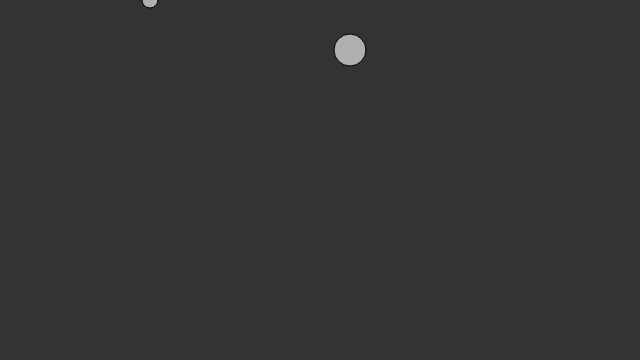
Frame 1 (no input)
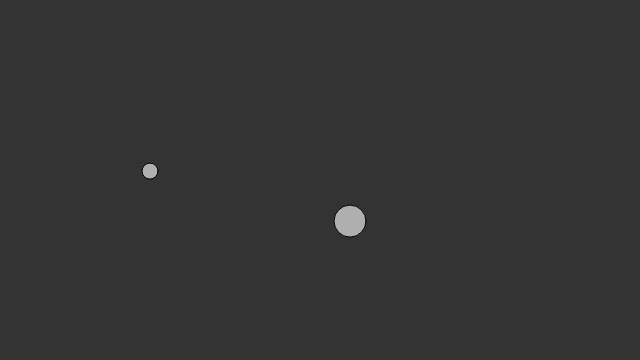
Frame 60 (no input)
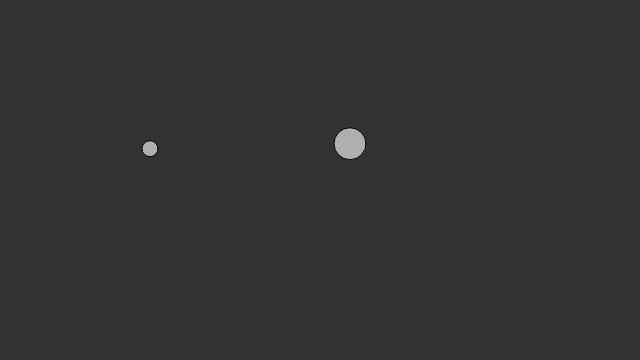
Frame 120 (the mouse pressed at the canvas centre since frame 60)

The p5.js sketch that drew these frames (run headless with seeded random() and noise() and a simulated clock; from frame 60 on, the mouse is pressed at the canvas centre):

// p5.js sketch
// ── sketch.js
// Learning Processing
// Daniel Shiffman
// http://www.learningprocessing.com

// Exercise 8-5: Rewrite the gravity example from 
// Chapter 5 using objects with a Ball class. 
// Include two instances of a Ball object.

// Two ball objects
var ball1;
var ball2;

// Global gravity variable
var gravity = 0.1;  

function setup() { 
  createCanvas(640,360); 
  
  // Create ball objects
  ball1 = new Ball(150,0,16);
  ball2 = new Ball(350,50,32);
} 

function draw() { 
  background(51); 
  
  // Display ball objects
  ball1.display();
  ball2.display();

  // Move ball objects
  ball1.update();
  ball2.update();

} 

// ── ball.js
// Learning Processing
// Daniel Shiffman
// http://www.learningprocessing.com

// Exercise 8-5: Rewrite the gravity example from Chapter 5 using objects with a Ball class.
// Include two instances of a Ball object.

// Ball class
class Ball {
    // Ball constuctor
    constructor(tempX, tempY, tempW) {
        this.x = tempX; // x location of square
        this.y = tempY; // y location of square
        this.w = tempW; // speed of square
        this.speed = 0; // size
    }

    // Display the square
    display() {
        fill(175);
        stroke(0);
        ellipse(this.x, this.y, this.w, this.w);
    }

    update() {
        // Add speed to location
        this.y = this.y + this.speed;

        // Add gravity to speed
        this.speed = this.speed + gravity;

        // If square reaches the bottom
        // Reverse speed
        if (this.y > height) {
          this.speed = this.speed * -0.95;
        }
    }
}
